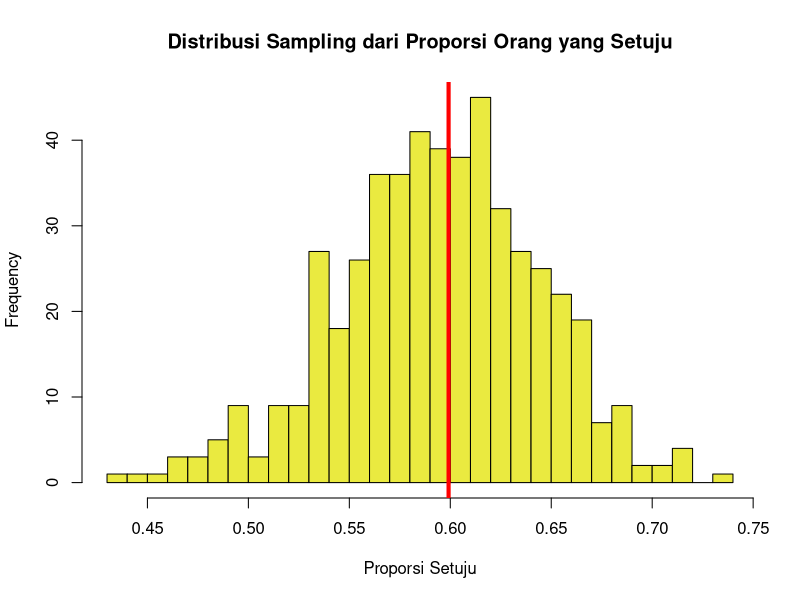

Write the R code that produced this figure.
# Set seed untuk reproduktibilitas
set.seed(456)

# Parameter populasi
prop_populasi <- 0.60
n <- 100  # Ukuran sampel
banyak_sampel <- 500  # Banyaknya distribusi sampling

# Simulasi distribusi sampling
prop_sampel <- replicate(banyak_sampel, {
  sampel <- rbinom(n, 1, prop_populasi)
  mean(sampel)
})

# Plot distribusi sampling
hist(prop_sampel, main = "Distribusi Sampling dari Proporsi Orang yang Setuju",
     xlab = "Proporsi Setuju", col = "#eaea40", breaks = 30)

# Menambahkan garis untuk mean
abline(v = mean(prop_sampel), col = "red", lwd = 4)
